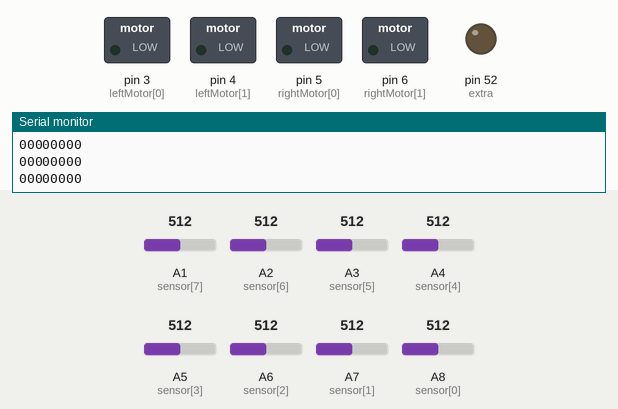
The sketch below on a simulated Arduino Mega 2560, built with avr-gcc and run on an emulated ATmega2560. Shown: switched loads named in the sketch (green lamp = pin HIGH), output pins drawn as LEDs (lit = HIGH), the last lines printed to the serial monitor. Inputs (shaded band) come from the test bench; at power-on: A1 (sensor[7]) = 512, A2 (sensor[6]) = 512, A7 (sensor[1]) = 512, A3 (sensor[5]) = 512, A4 (sensor[4]) = 512, A5 (sensor[3]) = 512, A6 (sensor[2]) = 512, A8 (sensor[0]) = 512.

Above: at 1.2 s.
1.3 s: A1 (sensor[7]) set to 685
2.8 s: A1 (sensor[7]) set to 706
At 3.3 s:
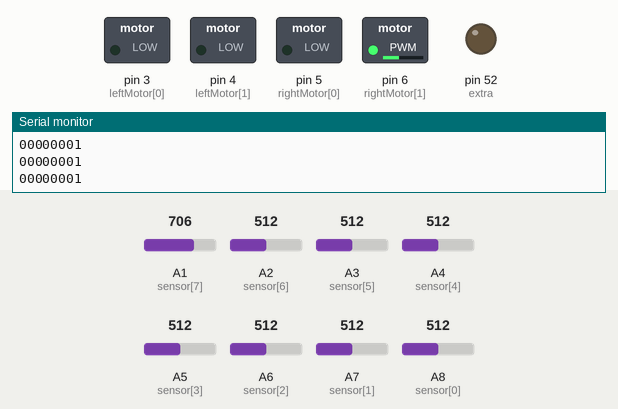
4.3 s: A2 (sensor[6]) set to 692
5.8 s: A2 (sensor[6]) set to 709
At 6.2 s:
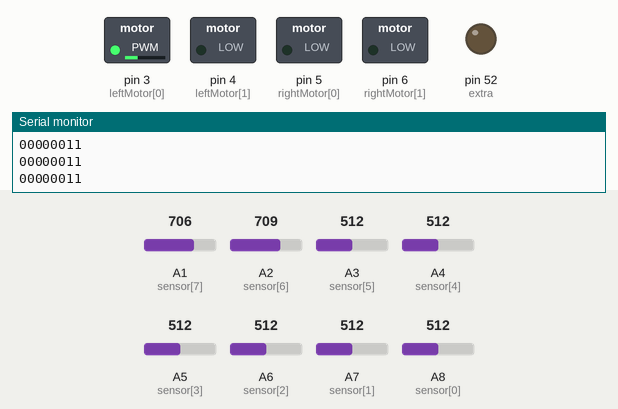
7.3 s: A7 (sensor[1]) set to 681
8.8 s: A7 (sensor[1]) set to 714
At 9.5 s:
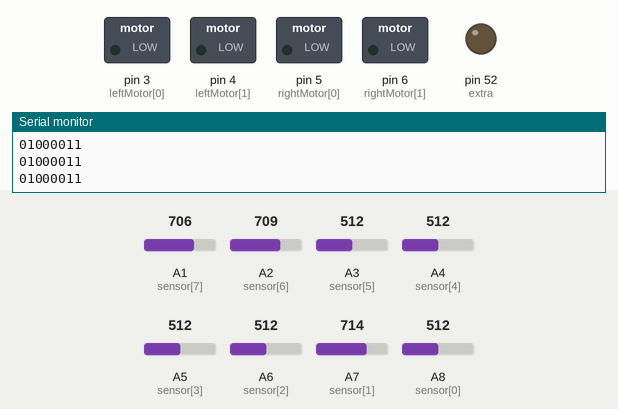
Timing chart, 0 to 11.3 s (numbered marks = the images above; inputs shaded):
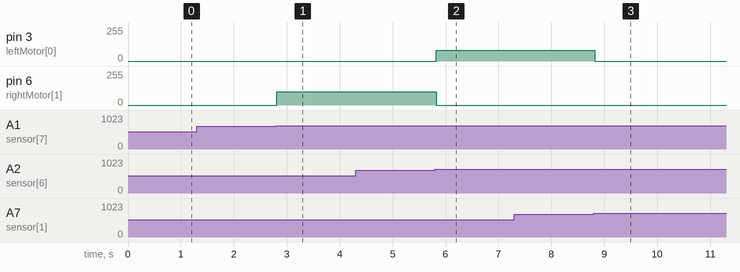

Measured:
- the behaviour switches between 699 and 700 on A1 (sensor[7]) (found by bisection; images 0 and 1)
- the behaviour switches between 699 and 700 on A2 (sensor[6]) (found by bisection; images 1 and 2)
- the behaviour switches between 699 and 700 on A7 (sensor[1]) (found by bisection; images 2 and 3)
- after the input at 2.8 s, pin 6 (rightMotor[1]): 0/255 → 100/255 at once
- after the input at 5.8 s, pin 3 (leftMotor[0]): 0/255 → 80/255 at once; pin 6 (rightMotor[1]): 100/255 → 0/255 at once
- after the input at 8.8 s, pin 3 (leftMotor[0]): 80/255 → 0/255 at once

The sketch:

badcode_kanak.ino
```cpp
#define THRESHOLD 700
int f = 90;
int m = 70;
int s = 50;

//int sensor[] = {14, 15, 16, 17, 18};
int sensor[] = {62, 61, 60, 59, 58, 57, 56, 55};
int leftMotor[] = {3, 4};
int rightMotor[] = {5, 6};
int extra = 52;


String pattern = "00000000";
String conPattern;
void setMotors(int leftSpeed, int rightSpeed)
{
  if (leftSpeed >= 0 && rightSpeed >= 0)
  {
    analogWrite(leftMotor[0], leftSpeed);   /*   Forward  */
    analogWrite(leftMotor[1], 0);
    analogWrite(rightMotor[0], rightSpeed);
    analogWrite(rightMotor[1], 0);
  }

  else if (leftSpeed < 0 && rightSpeed < 0)
  {
    leftSpeed = -leftSpeed;
    rightSpeed = -rightSpeed;

    analogWrite(leftMotor[0], 0);
    analogWrite(leftMotor[1], leftSpeed);
    analogWrite(rightMotor[0], 0);
    analogWrite(rightMotor[1], rightSpeed);    /* Backward */
  }

  else if (leftSpeed == 0 && rightSpeed >= 0)
  {
    analogWrite(leftMotor[0], 0);                     /*Left */
    analogWrite(leftMotor[1], 0);
    analogWrite(rightMotor[0], rightSpeed);
    analogWrite(rightMotor[1], 0);
  }

  else if (leftSpeed >= 0 && rightSpeed == 0)

  {
    analogWrite(leftMotor[0], leftSpeed);
    analogWrite(leftMotor[1], 0);
    analogWrite(rightMotor[0], 0);  /*right */
    analogWrite(rightMotor[1], 0);
  }

  else if (leftSpeed >= 0 && rightSpeed <= 0)
  {
    rightSpeed = - rightSpeed;
    analogWrite(leftMotor[0], leftSpeed);  /* turn clockwise */
    analogWrite(leftMotor[1], 0);
    analogWrite(rightMotor[0], 0);
    analogWrite(rightMotor[1], rightSpeed);
  }

  else if (leftSpeed <= 0 && rightSpeed >= 0)
  {

    leftSpeed = - leftSpeed;
    analogWrite(leftMotor[0], 0);
    analogWrite(leftMotor[1], leftSpeed);   /* turn anti clockwise */
    analogWrite(rightMotor[0], rightSpeed);
    analogWrite(rightMotor[1], 0);
  }

}
String getPattern()
{
  //int i;
  for (int i = 0; i < 8 ; i++)
  {
    if (analogRead(sensor[i]) < THRESHOLD) {
      // Serial.println(analogRead(sensor[i]));

      pattern[i] = '0';

    } else {
      // Serial.println(analogRead(sensor[i]));
      pattern[i] = '1';

    }
  }
	 pattern[8] = '\0';
   Serial.println(pattern);
   return pattern;

}

void setup()
{
  Serial.begin(9600);
  Serial.println("Ready");

  pinMode(extra, OUTPUT);
  //digitalWrite(extra, HIGH);

  for (int i = 0; i < 2 ; i++)
  {
    pinMode(leftMotor[i], OUTPUT);
    pinMode(rightMotor[i], OUTPUT);
  }

  for (int i = 0; i < 8; i++)
  {
    pinMode(sensor[i], INPUT);
  }
}


void loop()
{
  getPattern();
  if ((pattern[1] == '1'&&(pattern[0] != '1'||/* pattern[1] == '1' ||*/ (pattern[1] == '1' && pattern[2] == '1'))&&(pattern[7] != '1'&&pattern[6] != '1')))
      {
      //setMotors(0,0);
     // delay(20);
      setMotors(0,80);
      delay(25);
      //setMotors(80,80);

    }
else if ((pattern[6] == '1'||/* pattern[6] == '1' ||*/ (pattern[6] == '1' && pattern[5] == '1'))&&(pattern[0] != '1'&&pattern[1] != '1'))
     {
     // setMotors(0,0);
     // delay(20);
      setMotors(80,0);
      delay(25);
      //setMotors(80,80);

    }
else if (pattern[0] != '1'&& pattern[7] != '1'&&pattern[1] != '1'&&pattern[6] != '1'&& ( pattern[2] == '1'|| pattern[3] == '1'|| pattern[4] == '1'|| pattern[5] == '1'))
  setMotors(125, 125);

//else if (pattern[0] == '1'&& pattern[7] != '1' && pattern[1] == '1' && pattern[2] == '1' && ( pattern[4] == '1' || pattern[5] == '1'))
  else if(pattern == "11111110" || pattern == "11111100" ||pattern == "11111000")
  {
  setMotors(0,0);
  delay(50);
  setMotors(0, 100);
  delay(600);
  }
//else if (pattern[7] == '1'&& pattern[0] != '1'&& pattern[6] == '1' && pattern[5] == '1'&&(pattern[4] == '1' || pattern[3] == '1'))

  else if(pattern == "01111111" || pattern == "00111111" ||pattern == "00011111")
 // else if(pattern[0] == '0'&&(pattern == "01111111" || pattern == "00111111" ||pattern == "00011111"))
  {
    //Serial.println("WTF");
 /* setMotors(0,0);
  delay(50);
  setMotors(100,0);
  delay(500);*/

  setMotors(80,100);
  delay(300);
  conPattern = getPattern();
  //conPattern = pattern;
  if (conPattern == "00000000")
    {
    setMotors(100,0);
    delay(600);
    }
  else
    setMotors(100,100);
  }
else if(pattern == "00000000")
	setMotors(0,0);
else if(pattern == "11111111")
  {
  setMotors(0,0);
  delay(100);
  setMotors(0, 100);
  delay(600);
  }/*
else if(pattern == "10000000")
    {
    setMotors(-100,0);
    delay(50);
    }*/
else if(pattern == "00000001")
    {
    setMotors(0,-100);
    delay(50);
    }
else
	setMotors(0,0);

}
```
